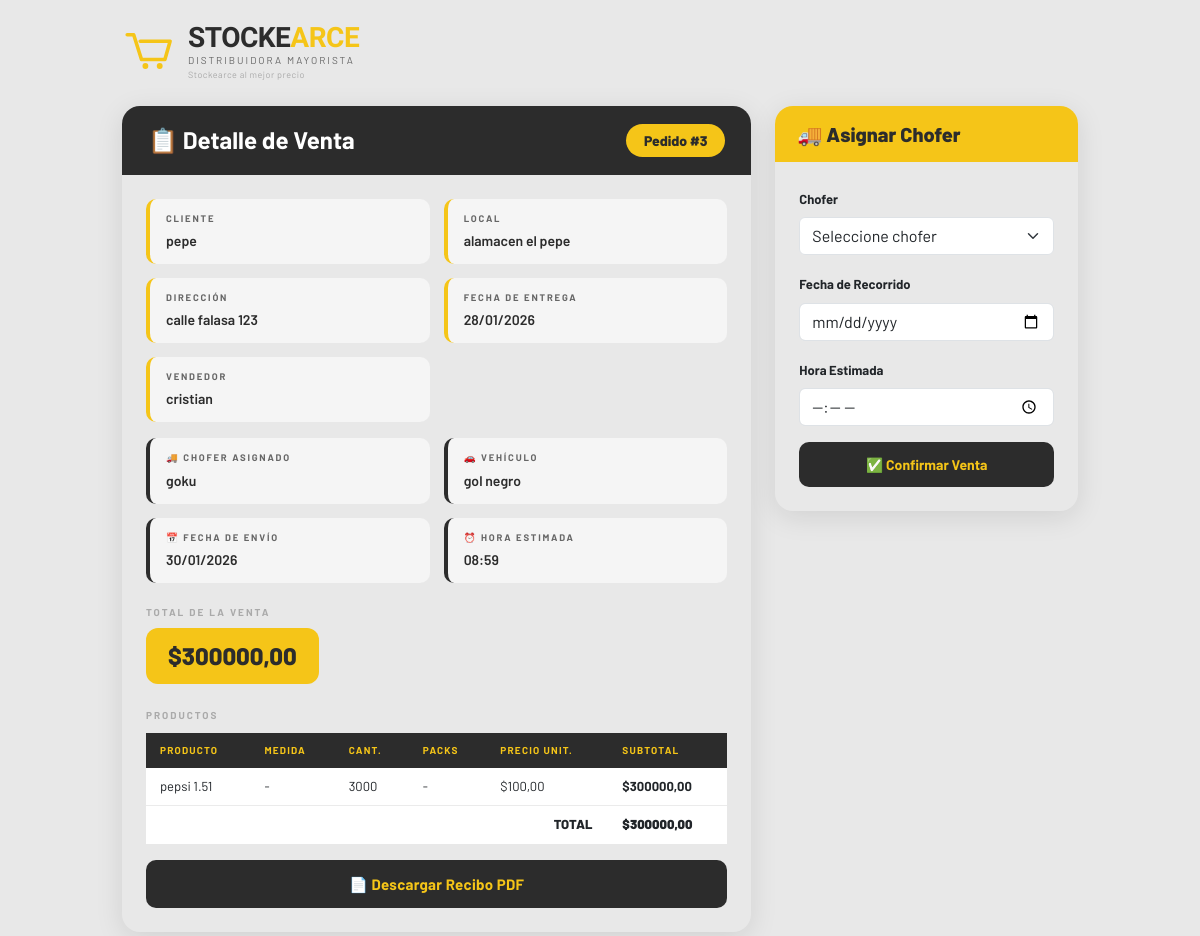
/ventas/detalle/3/ (signed in), run on an earlier commit of the app's database.
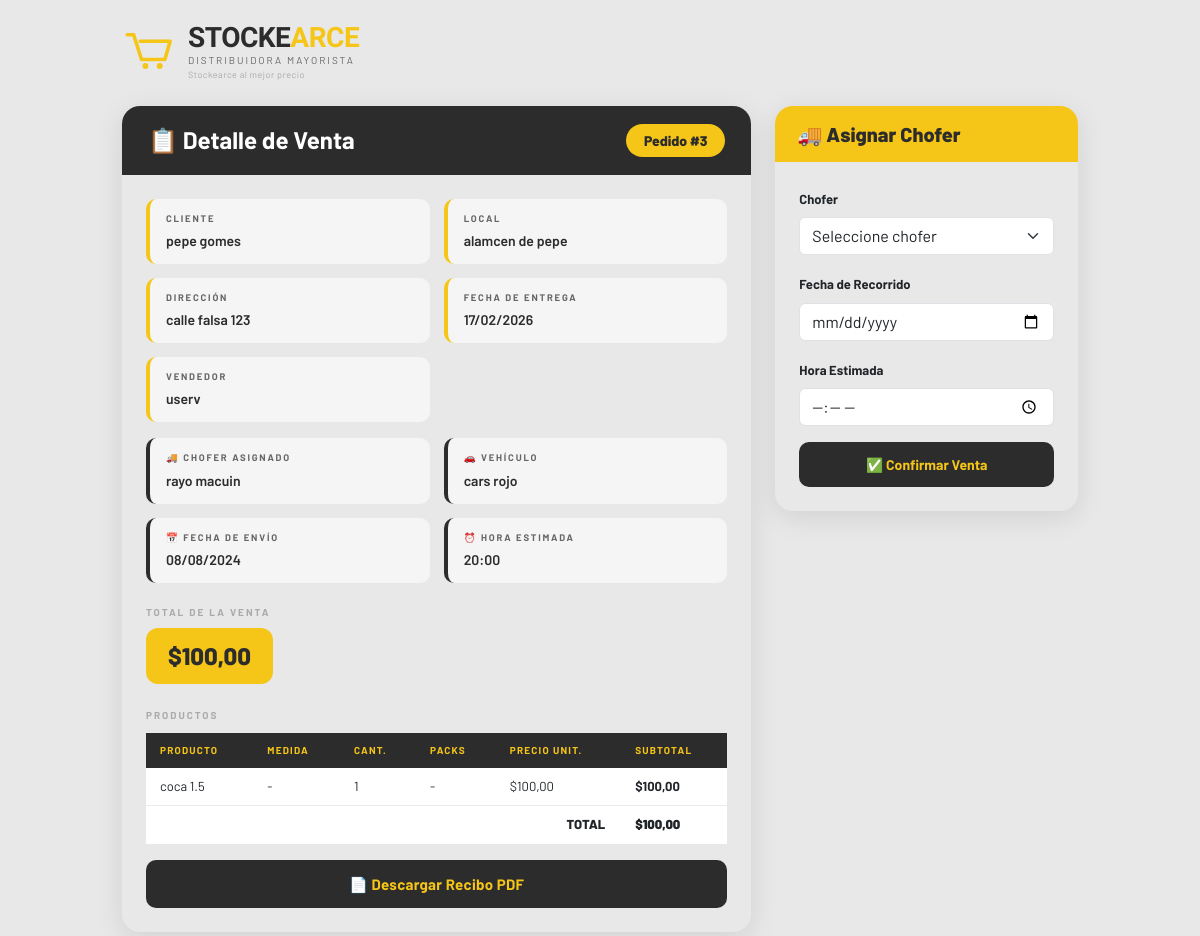
And on a later commit of the database.
### stock/models.py (models this page shows, shortened)
class Ventas(models.Model):
    ESTADO_CHOICES = [
        ('pendiente', 'Pendiente'),
        ('confirmada', 'Confirmada'),
        ('enviada', 'Enviada'),      # Aquí se descuenta stock
        ('entregada', 'Entregada'),
        ('cancelada', 'Cancelada'),
    ]
    METODO_PAGO_CHOICES = [
        ('efectivo', 'Efectivo'),
        ('transferencia', 'Transferencia'),
        ('tarjeta_credito', 'Tarjeta de Crédito'),
        ('tarjeta_debito', 'Tarjeta de Débito'),
        ('cuenta_corriente', 'Cuenta Corriente'),
    ]
    usuario_creador = models.ForeignKey(
        User,
        on_delete=models.SET_NULL,
        null=True,
        blank=True,
        related_name='ventas_creadas',
        verbose_name="Usuario creador"
    )
    cliente = models.ForeignKey(
        'Cliente',
        on_delete=models.CASCADE,
        verbose_name="Cliente"
    )
    chofer = models.ForeignKey(
        'Chofer',
        on_delete=models.SET_NULL,
        null=True,
        blank=True,
        verbose_name="Chofer Asignado"
    )
    fecha_envio_programada = models.DateField(
        blank=True,
        null=True,
        verbose_name="Fecha Programada de Envío"
    )
    hora_envio_programada = models.TimeField(
        blank=True,
        null=True,
        verbose_name="Hora Programada de Envío"
    )
    fecha_creacion = models.DateTimeField(
        auto_now_add=True,
        verbose_name="Fecha de Creación"
    )
    fecha_envio = models.DateTimeField(
        blank=True,
        null=True,
        verbose_name="Fecha Real de Envío"
    )
    estado = models.CharField(
        max_length=20,
        choices=ESTADO_CHOICES,
        default='pendiente',
        verbose_name="Estado"
    )
    metodo_pago = models.CharField(
        max_length=30,
        choices=METODO_PAGO_CHOICES,
        default='efectivo',
        verbose_name="Método de Pago"
    )
    valor_total = models.DecimalField(
        max_digits=10,
        decimal_places=2,
        default=0,
        verbose_name="Valor Total"
    )
    notas = models.TextField(
        blank=True,
        null=True,
        verbose_name="Notas"
    )
    class Meta:
        verbose_name = "Venta"
        verbose_name_plural = "Ventas"
        ordering = ['-fecha_creacion']

class Cliente(models.Model):
    usuario = models.OneToOneField(
        settings.AUTH_USER_MODEL,
        on_delete=models.CASCADE,
        related_name='cliente'
    )
    nombre_completo = models.CharField(max_length=200, verbose_name="Nombre y Apellido")
    nombre_local = models.CharField(max_length=200, blank=True, null=True, verbose_name="Nombre del Local")
    cuil = models.CharField(
        max_length=13,
        blank=True,
        null=True,
        verbose_name="CUIL/CUIT",
        unique=True
    )
    email = models.EmailField(unique=True, blank=True, null=True)
    telefono = models.CharField(max_length=20, blank=True, null=True)
    direccion = models.TextField(blank=True, null=True)
    fecha_registro = models.DateTimeField(auto_now_add=True)

class Chofer(models.Model):
    nombre_completo = models.CharField(max_length=200, verbose_name="Nombre Completo")
    telefono = models.CharField(max_length=20)
    vehiculo = models.CharField(max_length=100, verbose_name="Vehículo/Patente")
    pin = models.CharField(
        max_length=6,
        verbose_name="PIN",
        help_text="PIN numérico del chofer"
    )
    activo = models.BooleanField(default=True, verbose_name="Activo")
    notas = models.TextField(blank=True, null=True, verbose_name="Notas/Descripción")
    fecha_registro = models.DateTimeField(auto_now_add=True)
    class Meta:
        verbose_name = "Chofer"
        verbose_name_plural = "Choferes"
        ordering = ['nombre_completo']

class DetalleVenta(models.Model):
    venta = models.ForeignKey(Ventas, on_delete=models.CASCADE, related_name='detalles')
    producto = models.ForeignKey(Producto, on_delete=models.CASCADE)
    cantidad = models.PositiveIntegerField()
    precio_unitario = models.DecimalField(max_digits=10, decimal_places=2)
    subtotal = models.DecimalField(max_digits=10, decimal_places=2)
    class Meta:
        verbose_name = "Detalle de Venta"
        verbose_name_plural = "Detalles de Ventas"

class Producto(models.Model):
    nombre = models.CharField(max_length=100)
    tipo = models.ForeignKey(TipoProducto, on_delete=models.CASCADE)
    cantidad = models.PositiveIntegerField(default=0)
    valor = models.DecimalField(max_digits=10, decimal_places=2)
    valor_compra = models.DecimalField(
        max_digits=10,
        decimal_places=2,
        verbose_name="Precio de Compra",
        default=0.00  # Valor por defecto
    )
    umbral_alerta = models.PositiveIntegerField(
        default=5,
        verbose_name="Stock Mínimo de Alerta"
    )
    fecha_modificacion = models.DateTimeField(auto_now=True)

### stock/views.py (the view)
# urls.py: path('ventas/detalle/<int:venta_id>/', views.detalle_venta, name='detalle_venta'),
@login_required
def detalle_venta(request, venta_id):
    venta = get_object_or_404(Ventas, id=venta_id)
    detalles = venta.detalles.select_related('producto').all()
    choferes = Chofer.objects.filter(activo=True).order_by('nombre_completo')
    return render(request, 'ventas/detalle_venta.html', {
        'venta': venta,
        'detalles': detalles,
        'choferes': choferes  # 👈 ESTO ES LO IMPORTANTE
    })

### stock/templates/ventas/detalle_venta.html (shortened to what this page needs)
{% load static %}
<!DOCTYPE html>
<html lang="es">
<head>
    <link href="https://cdn.jsdelivr.net/npm/bootstrap@5.3.0/dist/css/bootstrap.min.css" rel="stylesheet">
</head>
<body>
<div class="container py-4" style="max-width:980px;">
    <div class="logo-wrapper mb-4">
        <div class="logo-carrito">
            <svg viewBox="0 0 80 80" fill="none" xmlns="http://www.w3.org/2000/svg">
                <path d="M8 12h10l12 38h36l8-28H28" stroke="#F5C518" stroke-width="5.5" stroke-linecap="round" stroke-linejoin="round"/>
                <circle cx="36" cy="60" r="4.5" fill="#F5C518"/>
                <circle cx="58" cy="60" r="4.5" fill="#F5C518"/>
            </svg>
        </div>
        <div class="logo-texto">
            <div class="nombre">STOCKE<span>ARCE</span></div>
            <div class="sub">Distribuidora Mayorista</div>
            <div class="tag">Stockearce al mejor precio</div>
        </div>
    </div>
    <div class="row g-4">
        <div class="col-md-8">
            <div class="card-main">
                <div class="encabezado">
                    <h4>📋 Detalle de Venta</h4>
                    <span class="badge-pedido">Pedido #{{ venta.id }}</span>
                </div>
                <div class="p-4">
                    <div class="info-grid">
                        <div class="info-box">
                            <label>Cliente</label>
                            <span id="dato-cliente">{{ venta.cliente.nombre_completo }}</span>
                        </div>
                        {% if venta.cliente.nombre_local %}
                        <div class="info-box">
                            <label>Local</label>
                            <span id="dato-local">{{ venta.cliente.nombre_local }}</span>
                        </div>
                        {% endif %}
                        <div class="info-box">
                            <label>Dirección</label>
                            <span id="dato-direccion">{{ venta.cliente.direccion|default:"Sin dirección" }}</span>
                        </div>
                        <div class="info-box">
                            <label>Fecha de Entrega</label>
                            <span id="dato-fecha">{{ venta.fecha_creacion|date:"d/m/Y" }}</span>
                        </div>
                        <div class="info-box">
                            <label>Vendedor</label>
                            <span id="dato-vendedor">{{ venta.usuario_creador.username|default:"N/A" }}</span>
                        </div>
                    </div>
                    {% if venta.chofer %}
                    <div class="info-grid" style="margin-top:-6px;">
                        <div class="info-box" style="border-left-color:#2c2c2c;">
                            <label>🚚 Chofer Asignado</label>
                            <span id="dato-chofer">{{ venta.chofer.nombre_completo }}</span>
                        </div>
                        <div class="info-box" style="border-left-color:#2c2c2c;">
                            <label>🚗 Vehículo</label>
                            <span id="dato-vehiculo">{{ venta.chofer.vehiculo }}</span>
                        </div>
                        <div class="info-box" style="border-left-color:#2c2c2c;">
                            <label>📅 Fecha de Envío</label>
                            <span id="dato-fecha-envio">{{ venta.fecha_envio_programada|date:"d/m/Y"|default:"Sin fecha" }}</span>
                        </div>
                        {% if venta.hora_envio_programada %}
                        <div class="info-box" style="border-left-color:#2c2c2c;">
                            <label>⏰ Hora Estimada</label>
                            <span id="dato-hora-envio">{{ venta.hora_envio_programada }}</span>
                        </div>
                        {% endif %}
                    </div>
                    {% endif %}
                    <div class="mb-4">
                        <div style="font-size:10px; font-weight:700; letter-spacing:2px; text-transform:uppercase; color:#aaa; margin-bottom:8px;">Total de la venta</div>
                        <div class="total-pill">$<span id="dato-total">{{ venta.valor_total }}</span></div>
                    </div>
                    <div style="font-size:10px; font-weight:700; letter-spacing:2px; text-transform:uppercase; color:#aaa; margin-bottom:10px;">Productos</div>
                    <table class="table tabla-prod" id="tabla-productos">
                        <thead>
                            <tr>
                                <th>Producto</th>
                                <th>Medida</th>
                                <th>Cant.</th>
                                <th>Packs</th>
                                <th>Precio Unit.</th>
                                <th>Subtotal</th>
                            </tr>
                        </thead>
                        <tbody>
                            {% for detalle in detalles %}
                            <tr class="fila-producto"
                                data-nombre="{{ detalle.producto.nombre }}"
                                data-medida="{{ detalle.producto.medida|default:'' }}"
                                data-cantidad="{{ detalle.cantidad }}"
                                data-packs="{{ detalle.packs|default:'' }}"
                                data-precio="{{ detalle.precio_unitario }}"
                                data-subtotal="{{ detalle.subtotal }}">
                                <td>{{ detalle.producto.nombre }}</td>
                                <td>{{ detalle.producto.medida|default:"-" }}</td>
                                <td>{{ detalle.cantidad }}</td>
                                <td>{{ detalle.packs|default:"-" }}</td>
                                <td>${{ detalle.precio_unitario }}</td>
                                <td><strong>${{ detalle.subtotal }}</strong></td>
                            </tr>
                            {% endfor %}
                            <tr class="fila-total">
                                <td colspan="5" class="text-end pe-3">TOTAL</td>
                                <td><strong>${{ venta.valor_total }}</strong></td>
                            </tr>
                        </tbody>
                    </table>
                    <div class="d-grid mt-3">
                        <button type="button" class="btn btn-pdf" id="btnGenerarPDF">
                            📄 Descargar Recibo PDF
                        </button>
                    </div>
                </div>
            </div>
        </div>
        <div class="col-md-4">
            {% if venta.estado in 'pendiente,confirmada' %}
            <div class="card-chofer">
                <div class="ch-header">
                    <h5>🚚 Asignar Chofer</h5>
                </div>
                <div class="p-4">
                    <form method="POST" action="{% url 'asignar_chofer_venta' venta.id %}">
                        <div class="mb-3">
                            <label class="form-label fw-bold" style="font-size:13px;">Chofer</label>
                            <select name="chofer" class="form-select" required>
                                <option value="">Seleccione chofer</option>
                            </select>
                        </div>
                        <div class="mb-3">
                            <label class="form-label fw-bold" style="font-size:13px;">Fecha de Recorrido</label>
                            <input type="date" name="fecha_envio_programada" class="form-control" required>
                        </div>
                        <div class="mb-3">
                            <label class="form-label fw-bold" style="font-size:13px;">Hora Estimada</label>
                            <input type="time" name="hora_envio_programada" class="form-control">
                        </div>
                        <button type="submit" class="btn-confirmar">✅ Confirmar Venta</button>
                    </form>
                </div>
            </div>
            {% endif %}
        </div>
    </div>
</div>
</body>
</html>

### stock/templates/ventas/detalle_venta.html (style rules this page uses)
:root { --amarillo: #F5C518; --gris-oscuro: #2c2c2c; --gris-medio: #666; --gris-claro: #f5f5f5; }
body { font-family: 'Barlow', sans-serif; background: #e8e8e8; }
.logo-wrapper { display: flex; align-items: center; gap: 14px; }
.logo-carrito svg { width: 52px; height: 52px; }
.logo-texto .nombre { font-family: 'Barlow Condensed', sans-serif; font-weight: 800; font-size: 28px; line-height: 1; color: var(--gris-oscuro); letter-spacing: -0.5px; }
.logo-texto .nombre span { color: var(--amarillo); }
.logo-texto .sub { font-size: 10px; letter-spacing: 2px; color: var(--gris-medio); text-transform: uppercase; margin-top: 1px; }
.logo-texto .tag { font-size: 9px; letter-spacing: 0.5px; color: #aaa; }
.card-main { border: none; border-radius: 18px; box-shadow: 0 6px 28px rgba(0,0,0,0.10); overflow: hidden; }
.card-main .encabezado { background: var(--gris-oscuro); padding: 18px 26px; display: flex; justify-content: space-between; align-items: center; }
.card-main .encabezado h4 { color: white; margin: 0; font-weight: 700; }
.badge-pedido { background: var(--amarillo); color: var(--gris-oscuro); font-weight: 800; font-size: 14px; padding: 6px 18px; border-radius: 99px; }
.info-grid { display: grid; grid-template-columns: 1fr 1fr; gap: 14px; margin-bottom: 22px; }
.info-box { background: var(--gris-claro); border-radius: 10px; padding: 12px 16px; border-left: 4px solid var(--amarillo); }
.info-box label { display: block; font-size: 9.5px; font-weight: 700; letter-spacing: 1.8px; text-transform: uppercase; color: var(--gris-medio); margin-bottom: 3px; }
.info-box span { font-size: 14px; font-weight: 600; color: var(--gris-oscuro); }
.total-pill { display: inline-block; background: var(--amarillo); color: var(--gris-oscuro); font-weight: 800; font-size: 24px; padding: 10px 22px; border-radius: 12px; }
.tabla-prod thead th { background: var(--gris-oscuro); color: var(--amarillo); font-size: 10px; letter-spacing: 1.2px; text-transform: uppercase; border: none; padding: 10px 14px; }
.tabla-prod tbody td { padding: 9px 14px; vertical-align: middle; font-size: 13px; border-color: #ebebeb; }
.fila-total { background: var(--amarillo) !important; font-weight: 800; font-size: 15px; }
.fila-total td { border: none !important; }
.btn-pdf { background: var(--gris-oscuro); color: var(--amarillo); border: none; border-radius: 10px; font-weight: 700; font-size: 15px; padding: 13px 0; transition: all .2s; letter-spacing: .3px; }
.card-chofer { border: none; border-radius: 18px; box-shadow: 0 6px 28px rgba(0,0,0,0.10); overflow: hidden; }
.card-chofer .ch-header { background: var(--amarillo); padding: 16px 22px; }
.card-chofer .ch-header h5 { margin: 0; font-weight: 800; color: var(--gris-oscuro); }
.btn-confirmar { background: var(--gris-oscuro); color: var(--amarillo); border: none; border-radius: 10px; font-weight: 700; font-size: 14px; padding: 12px 0; width: 100%; }

What changed in the data, as far as the page shows it:
changed Ventas id 3: cliente.nombre_completo "pepe" → "pepe gomes"; cliente.nombre_local "alamacen el pepe" → "alamcen de pepe"; cliente.direccion "calle falasa 123" → "calle falsa 123"; fecha_creacion "28/01/2026" → "17/02/2026"; usuario_creador.username "cristian" → "userv"; chofer.nombre_completo "goku" → "rayo macuin"; chofer.vehiculo "gol negro" → "cars rojo"; fecha_envio_programada "30/01/2026" → "08/08/2024"; hora_envio_programada "08:59" → "20:00"; valor_total "300000,00" → "100,00"
changed DetalleVenta: producto.nombre "pepsi 1.51" → "coca 1.5"; cantidad "3000" → "1"; subtotal "300000,00" → "100,00"
